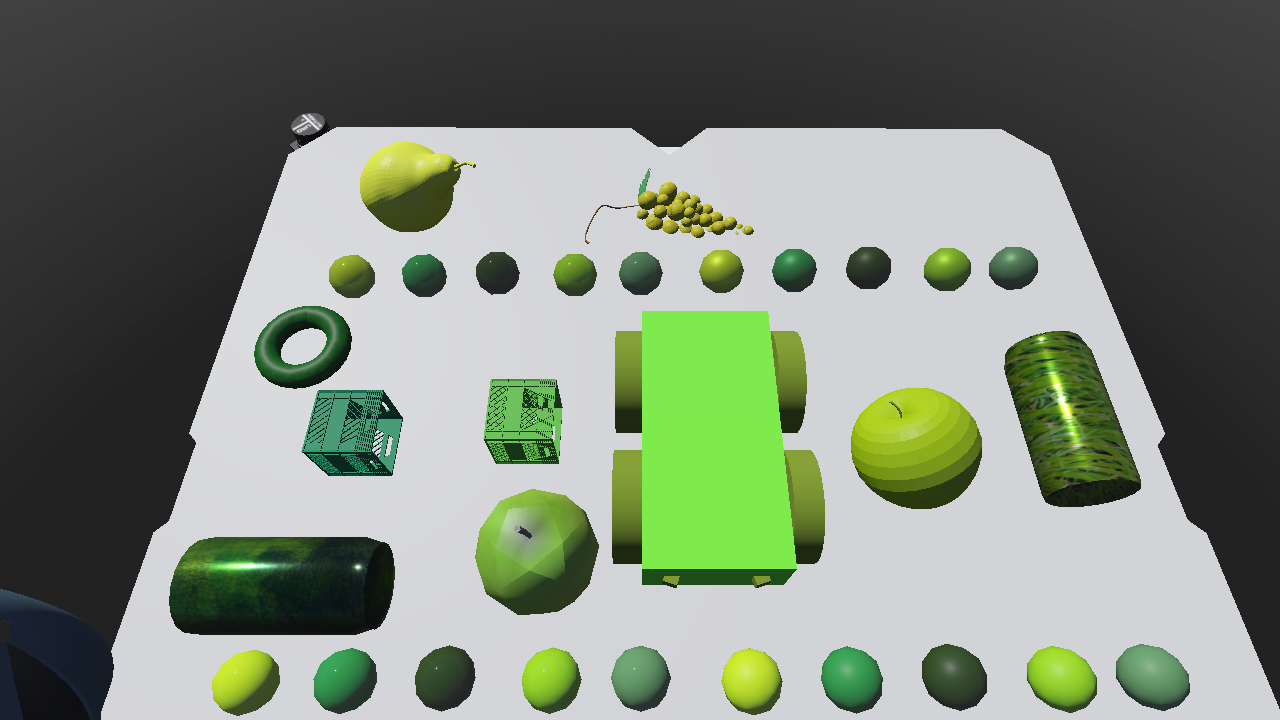
#> input picture test/green.png, 1280 x 720 px, found by its file name
$ python crop.py
#> lines starting #> are read from the running program, lines starting #| are printed output that depends on the picture; after the words box and inside, x2 and y2 are one past the last pixel; in counts of white or black regions, pixels touching at a corner belong together
### utils/perspective_transform.py
import math
import numpy as np
import matplotlib.pyplot as plt

from skimage import transform as tf
from skimage import io


DEFAULT_TRANSFORM = tf.ProjectiveTransform(matrix=np.array(
    [[ 7.10911421e-01, -4.30153672e-01,  3.50491973e+02],
     [-2.90549210e-16,  5.11613046e-01,  1.74003107e+02],
     [-1.86212869e-19, -6.76544115e-04,  1.24287934e+00]]))


# [10 lines left out: function estimate_transform, not called in this run]


def apply_transform(image, tform=DEFAULT_TRANSFORM, coords=False, inverse=False):
    if inverse:
        tform = tform.inverse
    if not coords:
        warped = tf.warp(image, tform, output_shape=image.shape)
    else:
        xmin, ymin, xmax, ymax = image[0][0], image[0][1], image[1][0], image[1][1]
        print(xmin, ymin, xmax, ymax)
        h = ymax-ymin
        w = xmax-xmin
        coords = [[xmin, ymin], [xmin+w, ymin], [xmin, ymin+h], [xmin+w, ymin+h]]
        print(coords)
        coords = tform(coords)
        print(coords)
        warped = np.array([  [np.floor(np.min(coords[:,0])), np.floor(np.min(coords[:,1]))],
                    [np.ceil(np.max(coords[:,0])), np.ceil(np.max(coords[:,1]))]],dtype=int)
        print(warped)
    return warped


# [17 lines that do not run on import are left out]

### utils/contours.py
from skimage import io
import numpy as np


from skimage import measure
try:
    from perspective_transform import apply_transform
    from img import normalize_img
except ImportError:
    from utils.perspective_transform import apply_transform
    from utils.img import normalize_img

from skimage.draw import polygon2mask


def get_contours(image):
    return measure.find_contours(image, 0.8)


# [27 lines left out: functions get_masks_from_contours, get_masked_image, not called in this run]


# [33 lines that do not run on import are left out]

### utils/img.py
from skimage.color import gray2rgb
import numpy as np


def normalize_img(image):
    # print(image.shape)
    if len(image.shape) < 3:
        image = gray2rgb(image)
    elif image.shape[-1] > 3:
        image = image[:,:,:3]
    # image = resize(image, (100,100,3))
    if np.max(image) > 1:
        image = image/255
    # print(image.shape)
    return image

### utils/crop.py
try:
    from contours import *
except ImportError:
    from utils.contours import *

try:
    from perspective_transform import apply_transform
except ImportError:
    from utils.perspective_transform import apply_transform

from skimage.draw import polygon2mask
import numpy as np

def get_crop_from_contours(image,contours):
    masks = []

    for contour in contours:
        mask = polygon2mask(image[:,:,0].shape, contour)
        masks.append(mask)

    i = np.argmax([np.sum(mask.astype(np.uint8)) for mask in masks])
    mask = masks[i]
    masked = (image.copy()*255).astype(np.uint8)
    masked[~mask,:] = 0
    masked[mask,:] = 255

    boxes = [[
        [int(np.floor(min(contour[:, 1]))), int(np.floor(min(contour[:, 0])))], # top-left point
        [int(np.ceil(max(contour[:, 1]))), int(np.ceil(max(contour[:, 0])))]  # down-right point
      ] for contour in contours]

    crop = boxes[i]
    return crop, masked


if __name__ == '__main__':

    image_orig = io.imread("test/green.png")
#> image_orig is the input picture: shape (720, 1280, 3); mean R, G, B 122.9, 132.8, 117.7

    image = apply_transform(image_orig) # geometric transform
#> in apply_transform, `warped = tf.warp(image, tform, output_shape=image.shape)`:
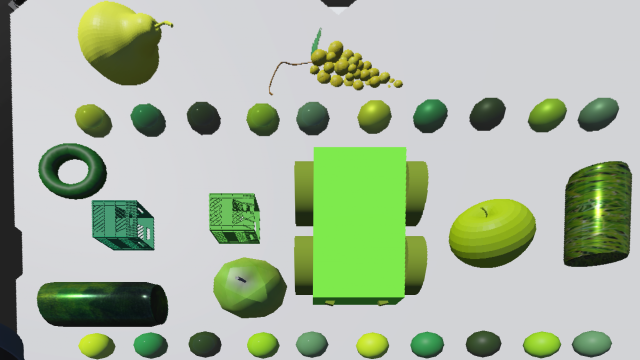
#> warped: shape (720, 1280, 3) float64 (shown at 1/2 size); mean R, G, B 0.669, 0.726, 0.634
    image = normalize_img(image)  # make sure it's RGB in range (0,1)
    image_value = image[:,:,2]  # select a single channel for contouring
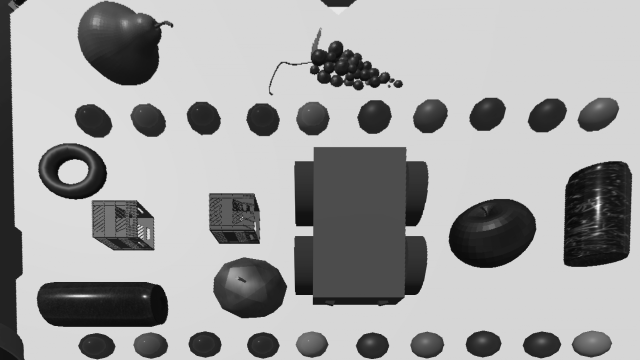
#> image_value: shape (720, 1280) float64 (shown at 1/2 size); min 0.0314, max 1, mean 0.634

    # Find contours, select best one and get crop coordinates
    contours = get_contours(image_value)
#> contours = 63 point arrays, longest 1383 points
    print("Found {} contours".format(len(contours)))
#| Found 63 contours
    crop_coords, segmented_img = get_crop_from_contours(image, contours)
#> the loop in get_crop_from_contours, `for contour in contours:` made 63 passes
#> pass 1, in get_crop_from_contours, `mask = polygon2mask(image[:,:,0].shape, contour)`:
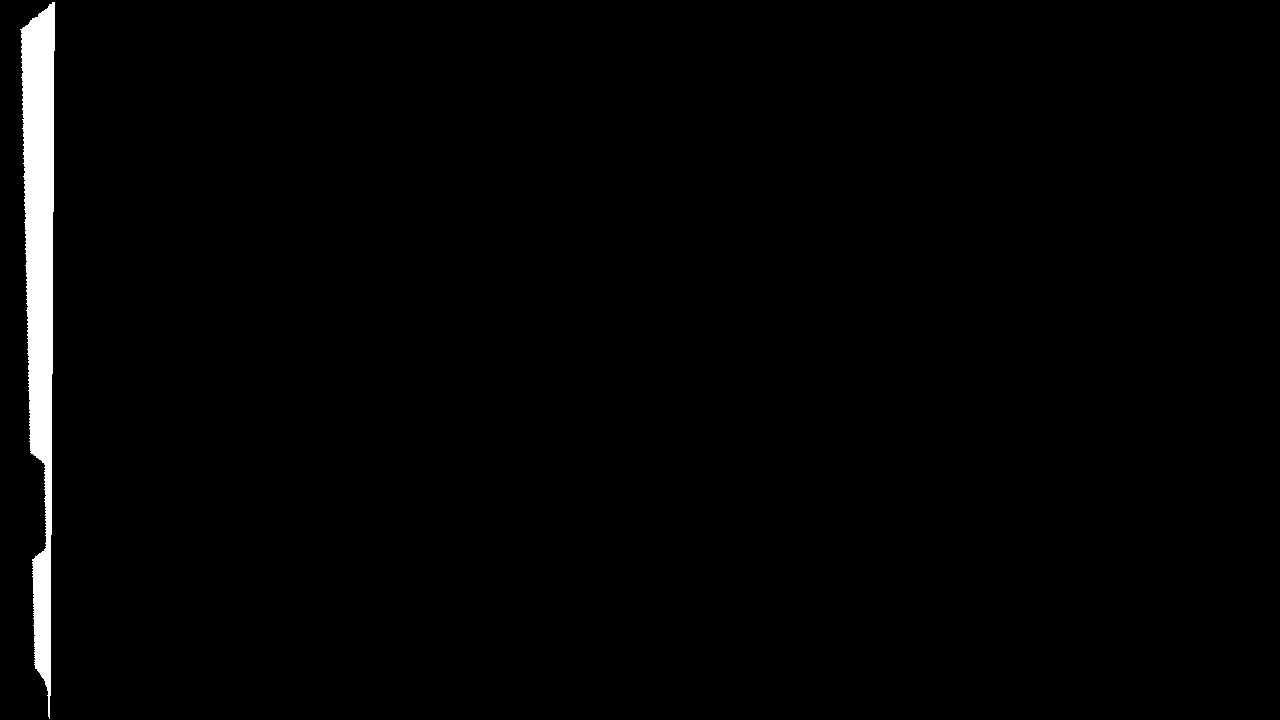
#> mask: shape (720, 1280) bool; 1.7% white; 1 white region, box (x1, y1, x2, y2) and area: (20, 2, 55, 719) 15223
#> after the loop in get_crop_from_contours, `for contour in contours:`: masks = 63 items
#> in get_crop_from_contours, `i = np.argmax([np.sum(mask.astype(np.uint8)) for mask in masks])`: i = 24
#> in get_crop_from_contours, `masked[mask,:] = 255`:
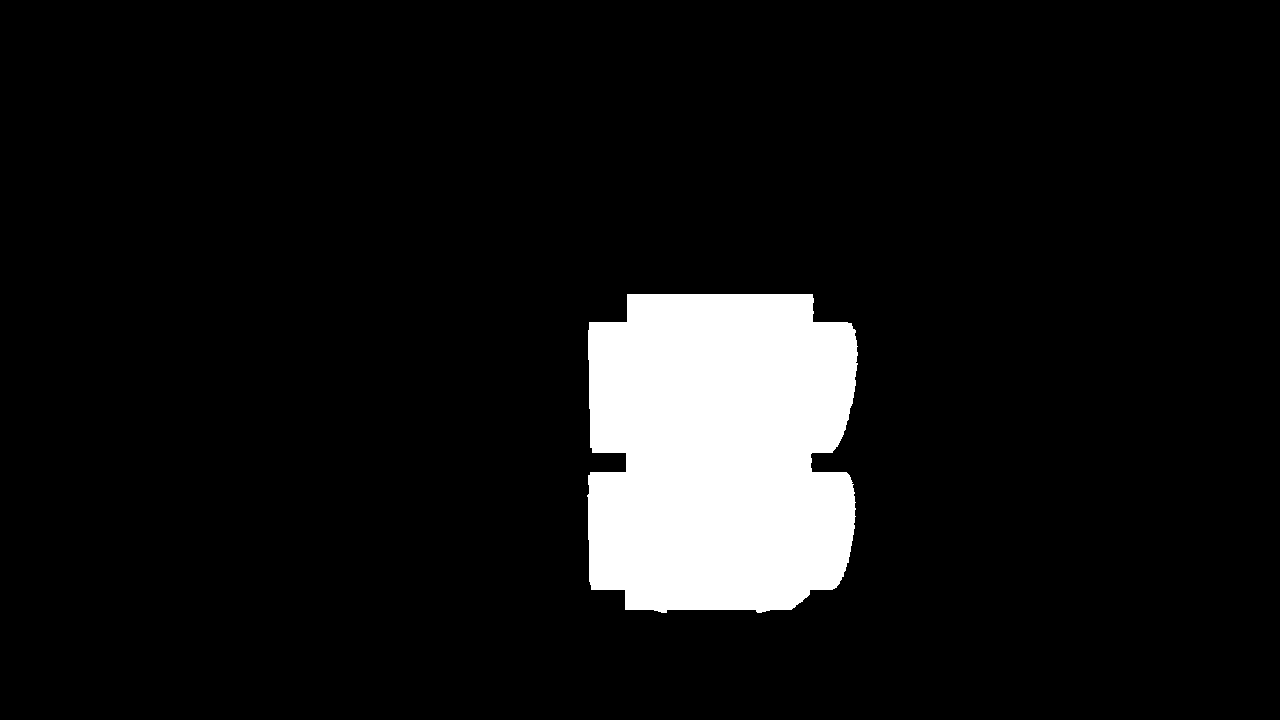
#> masked: shape (720, 1280, 3); 8.4% white; 1 white region, box (x1, y1, x2, y2) and area: (587, 294, 858, 613) 77616
#> in get_crop_from_contours, `boxes = [[ [int(np.floor(min(contour[:, 1]))), int(np.floor(min(contou..`: boxes = 63 items
#> in get_crop_from_contours, `crop = boxes[i]`: crop = [[586, 293], [858, 613]]
#> crop_coords = [[586, 293], [858, 613]]
    print(crop_coords)
#| [[586, 293], [858, 613]]

$ run again, with test/black-MultinomialNB-32-hsv-beforelearning.png copied over test/green.png
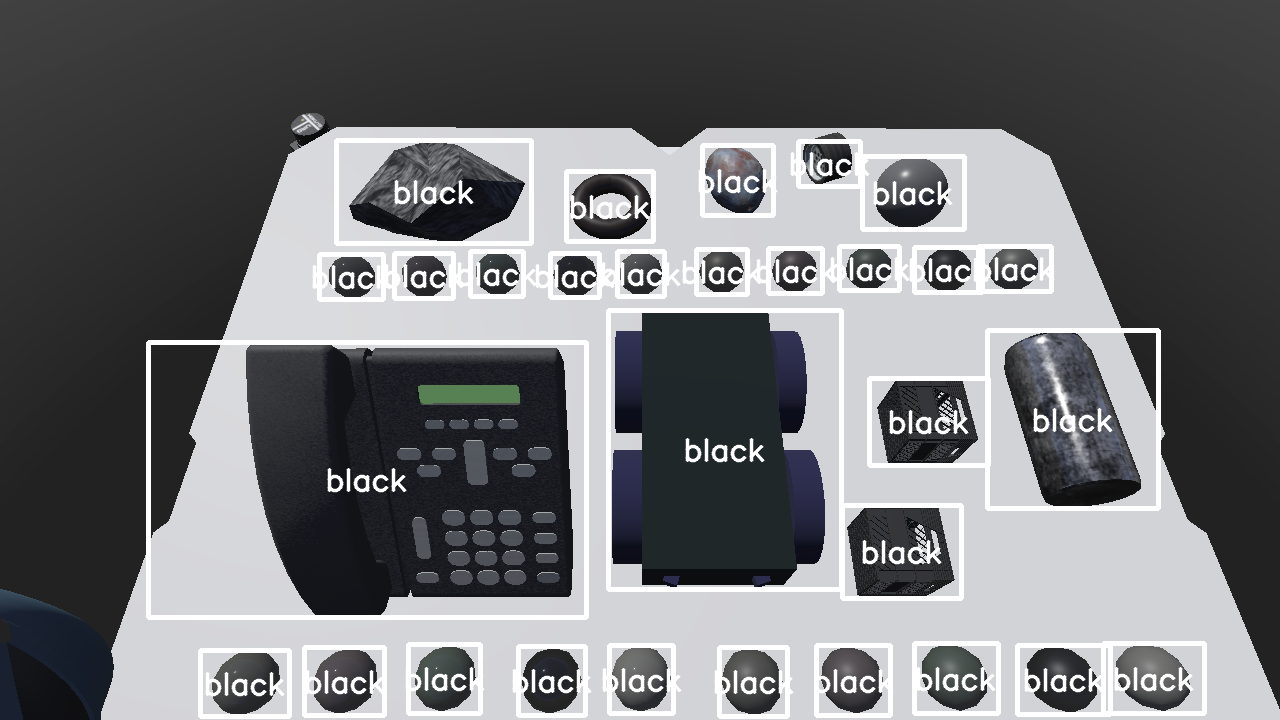
#> input picture test/black-MultinomialNB-32-hsv-beforelearning.png, 1280 x 720 px, found by its file name
#> image_orig is the input picture: shape (720, 1280, 3); mean R, G, B 112.8, 113.7, 115.9
#> in apply_transform, `warped = tf.warp(image, tform, output_shape=image.shape)`:
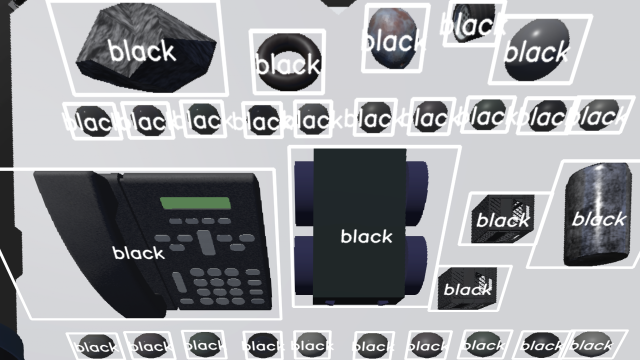
#> warped: shape (720, 1280, 3) float64 (shown at 1/2 size); mean R, G, B 0.594, 0.6, 0.613
#> contours = 211 point arrays, longest 1577 points
#| Found 211 contours
#> after the loop in get_crop_from_contours, `for contour in contours:`: masks = 211 items
#> i = 79
#> in get_crop_from_contours, `masked[mask,:] = 255`:
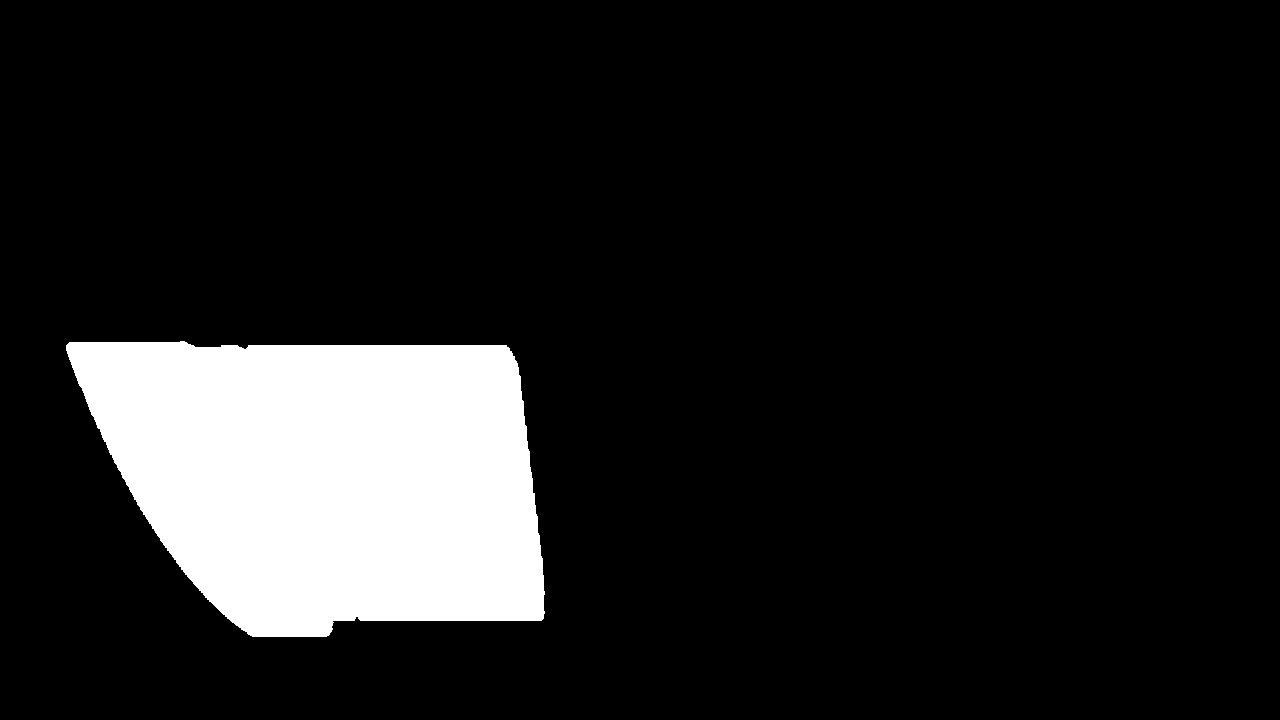
#> masked: shape (720, 1280, 3); 12.2% white; 1 white region, box (x1, y1, x2, y2) and area: (66, 341, 545, 637) 112079
#> boxes = 211 items
#> crop = [[65, 340], [545, 637]]
#| [[65, 340], [545, 637]]
